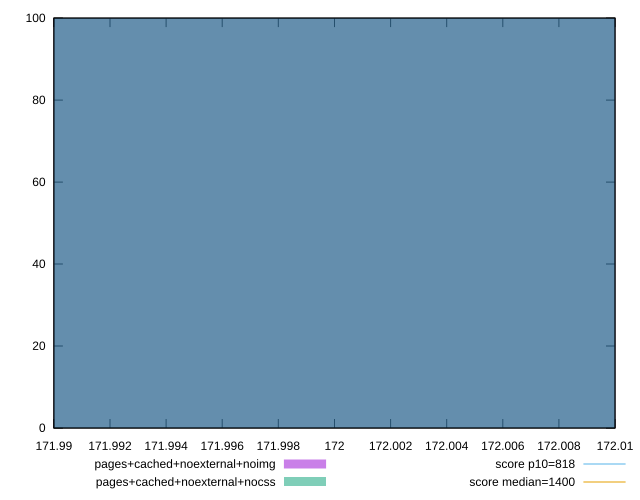

Source code (gnuplot):
reset
set terminal svg size 640, 500 enhanced background rgb 'white'
set output "reprap/dom-size/comparison/histogram/8_vs_9.svg"

$pagesCachedNoexternalNoimg <<EOF
172 100
EOF

$pagesCachedNoexternalNocss <<EOF
172 100
EOF

set key outside below
set boxwidth 0.1
set yrange [0:100]
set style fill transparent solid 0.5 noborder

plot \
  $pagesCachedNoexternalNoimg title "pages+cached+noexternal+noimg" with boxes, \
  $pagesCachedNoexternalNocss title "pages+cached+noexternal+nocss" with boxes, \


reset
